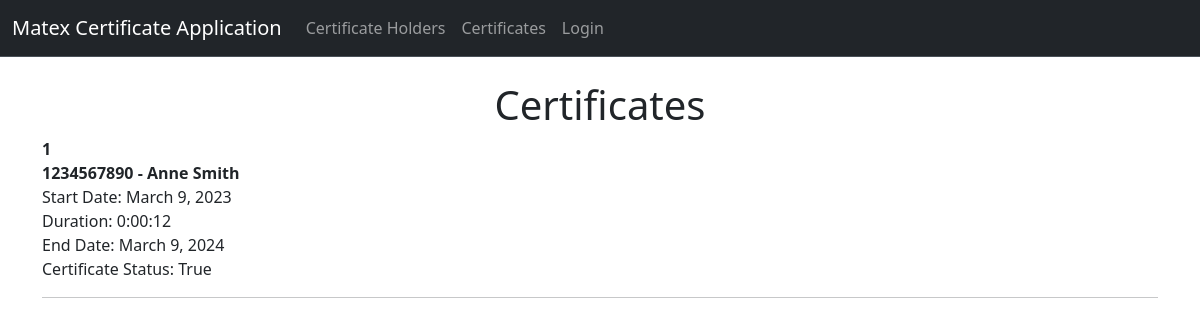
/certificates, run on an earlier commit of the app's database.
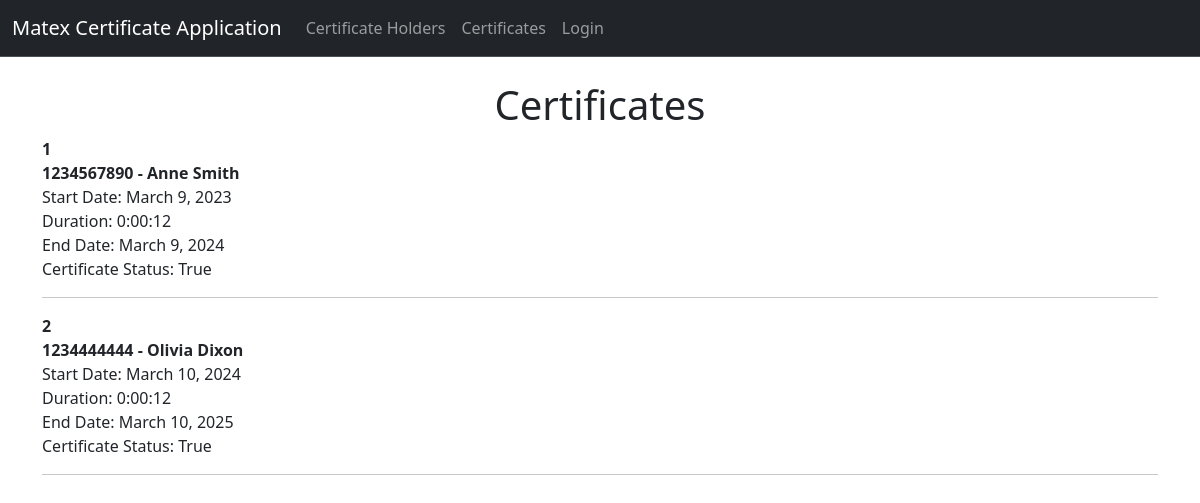
And on a later commit of the database.
### matex_app/models.py (models this page shows)
class CertificateInfo(models.Model):
    certificate_holder = models.ForeignKey(CertificateHolder,on_delete=models.CASCADE)
    certificate_number = models.AutoField(primary_key=True)
    certificate_start_date = models.DateField()
    certificate_duration = models.DurationField()
    certificate_expiration_date = models.DateField()
    certificate_active = models.BooleanField()

class CertificateHolder(models.Model):
    nhs_number = models.IntegerField(primary_key=True)
    first_name = models.CharField(max_length=50)
    last_name = models.CharField(max_length=50)
    email = models.EmailField()
    date_of_birth = models.DateField()
    def __str__(self):
        return str(self.nhs_number) + " - " + f'{self.first_name} {self.last_name}'

### matex_app/views.py (the view)
# urls.py: path('certificates', views.certificates, name='certificates'),
def certificates(request):
    all_certificates = CertificateInfo.objects.all()
    return render(request, 'certificates.html', {'certs': all_certificates})

### matex_app/templates/certificates.html
{% extends "base.html" %}
{% block content %}
<h1 class="text-center">Certificates</h1>
{% for cert in certs %}
    <strong>{{ cert.certificate_number }}</strong><br/>
    <strong>{{ cert.certificate_holder }}</strong> <br/>
    Start Date: {{ cert.certificate_start_date }}<br/>
    Duration: {{ cert.certificate_duration }}<br/>
    End Date: {{ cert.certificate_expiration_date }}<br/>
    Certificate Status: {{ cert.certificate_active }}
<hr/>
{% endfor %}
{% endblock content %}

What changed in the data, as far as the page shows it:
added CertificateInfo: certificate_number "2", certificate_holder "1234444444 - Olivia Dixon", certificate_start_date "March 10, 2024", certificate_duration "0:00:12", certificate_expiration_date "March 10, 2025", certificate_active "True"
